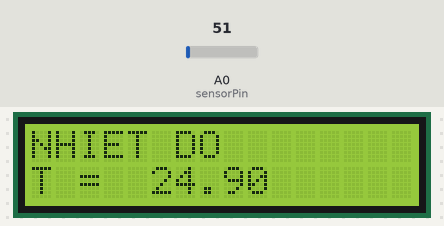
A sketch run on a simulated Arduino Uno, built with avr-gcc and run on an emulated ATmega328P. On the bench: 16×2 character LCD. Inputs (shaded band) come from the test bench; at power-on: A0 (sensorPin) = 51. What the sketch prints to the serial monitor is not drawn.

Above: at 1.2 s.
1.3 s: A0 (sensorPin) set to 61
At 3.3 s:
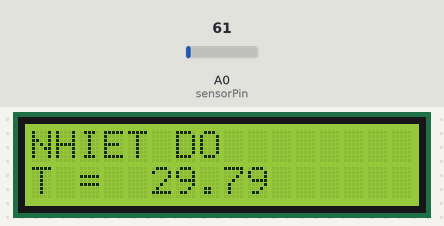
3.6 s: A0 (sensorPin) set to 71
At 4.6 s:
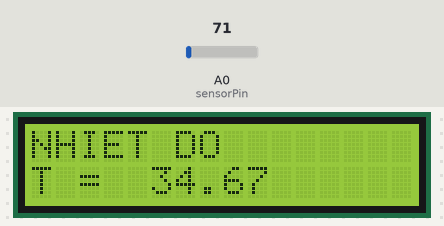
5.6 s: A0 (sensorPin) set to 86
At 6.8 s:
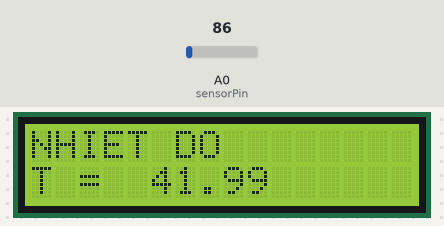
Timing chart, 0 to 8.6 s (numbered marks = the images above; inputs shaded):
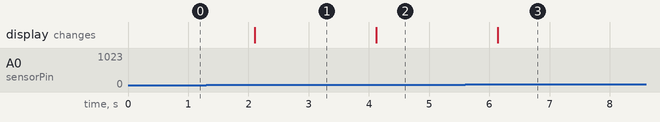

The sketch:

hien_thi_nhiet_do_lcd.ino
```cpp
#include <Wire.h>
#include <LiquidCrystal_I2C.h>
int sensorPin = A0;    // chân analog kết nối tới cảm biến LM35
LiquidCrystal_I2C lcd(0x3F,16,2);
void setup()
{
  Serial.begin(9600);    //Khởi động Serial ở mức baudrate 9600
  lcd.init();
  lcd.backlight();
  lcd.print("NHIET DO");
}
void loop()
{
  //đọc giá trị từ cảm biến LM35
   int reading = analogRead(sensorPin);
  //tính ra giá trị hiệu điện thế (đơn vị Volt) từ giá trị cảm biến
   float voltage = reading * 5.0 / 1024.0;
   // cứ mỗi 10mV = 1 độ C.
   // Vì vậy nếu biến voltage là biến lưu hiệu điện thế (đơn vị Volt)
    float temp = voltage * 100.0;
   Serial.println(temp);
   lcd.setCursor(0, 1);
   lcd.print("T =");
   lcd.setCursor(5, 1);
   lcd.print(temp);
   delay(1000);    //đợi 1 giây cho lần đọc tiếp theo
}
```

Measured:
- after the input at 1.3 s, the display: changes after 0.80 s (image 1)
- after the input at 3.6 s, the display: changes after 0.52 s (image 2)
- after the input at 5.6 s, the display: changes after 0.54 s (image 3)
